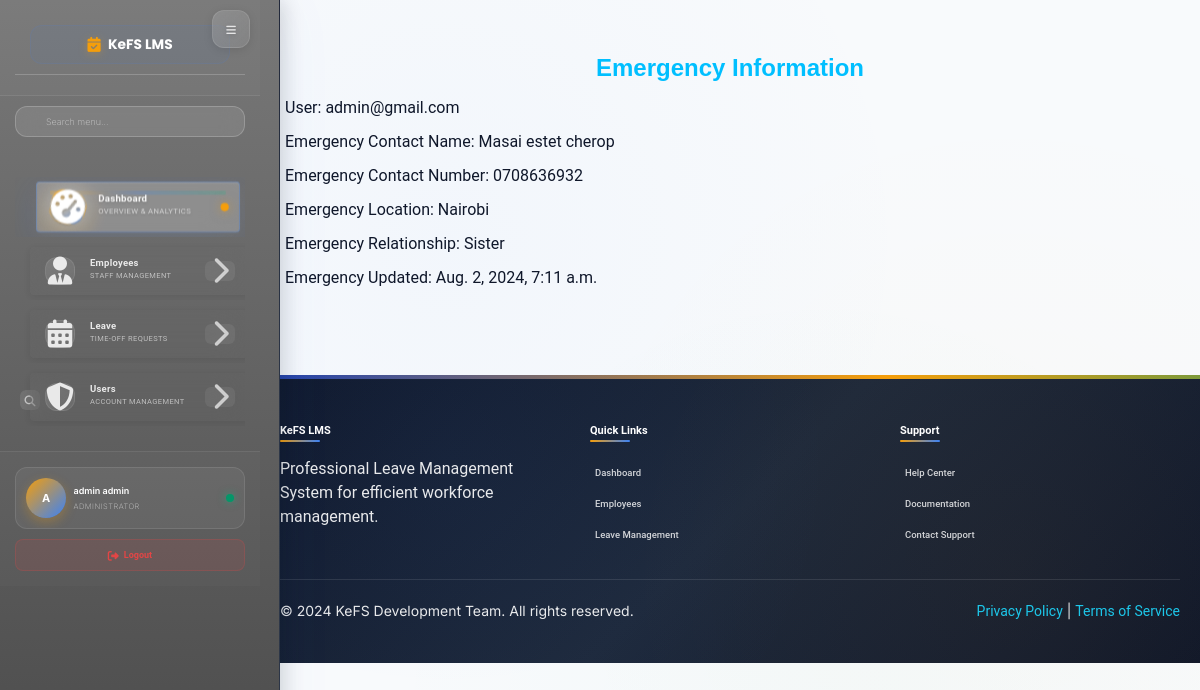
/dashboard/emergency/ (signed in), run on an earlier commit of the app's database.
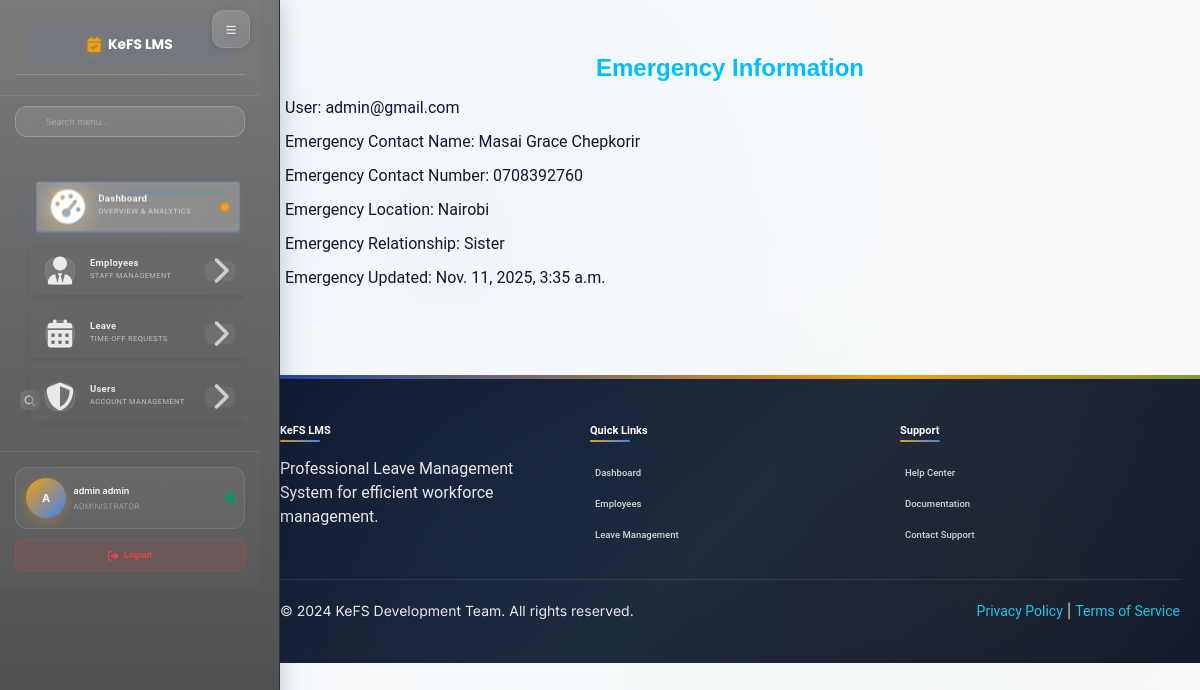
And on a later commit of the database.
### employee/models.py (models this page shows, shortened)
class Emergency(models.Model):
    user = models.ForeignKey(settings.AUTH_USER_MODEL, on_delete=models.CASCADE)
    employee = models.ForeignKey(Employee, on_delete=models.CASCADE)  # Assuming you have an Employee model
    fullname = models.CharField(max_length=100, blank=True)
    tel = models.CharField(max_length=20, blank=True)
    location = models.CharField(max_length=255, blank=True)
    relationship = models.CharField(max_length=100, blank=True)
    updated = models.DateTimeField(auto_now=True)

class CustomUser(AbstractUser): #auth_base.AbstractBaseUser
    HR = 1
    SUPERVISOR = 2
    USER = 3
    ROLE_CHOICES = (
        (HR, 'hr'),
        (SUPERVISOR, 'supervisor'),
        (USER, 'user'),
    )
    first_name = models.CharField(max_length=100)
    last_name = models.CharField(max_length=100)
    username = models.CharField(max_length=100)
    email = models.EmailField(unique=True)
    phone_number = models.CharField(max_length=100)
    role = models.PositiveSmallIntegerField(choices=ROLE_CHOICES, blank=True, null=True)
    date_joined = models.DateTimeField(auto_now_add=True)
    last_login = models.DateTimeField(auto_now=True)
    created_date = models.DateField(auto_now_add=True)
    modified_date = models.DateField(auto_now=True)
    is_active = models.BooleanField(default=False)
    is_admin = models.BooleanField(default=False)
    is_superuser = models.BooleanField(default=False)
    is_staff = models.BooleanField(default=False)
    objects = UserManager()
    USERNAME_FIELD = 'email'
    REQUIRED_FIELDS = ['username', 'first_name', 'last_name']
    def __str__(self):
        return self.email

### dashboard/views.py (the view)
# urls.py: path('emergency/', views.dashboard_emergency, name='emergency'),  # URL for viewing emergency information
@login_required
def dashboard_emergency(request):
    emergency_info = Emergency.objects.filter(user=request.user).first()
    if emergency_info:
        dataset = {'emergency_info': emergency_info, 'title': 'Emergency Information'}
        return render(request, 'dashboard/emergency_detail.html', dataset)
    else:
        messages.error(request, 'Emergency information not found for the current user.',
                       extra_tags='alert alert-warning alert-dismissible show')
        return redirect('dashboard:emergency_create')

### templates/dashboard/emergency_detail.html (shortened to what this page needs)
{% extends '_layout.html' %}
{% load crispy_forms_tags %}
{% block content %}
<!DOCTYPE html>
<html lang="en">
<head>
</head>
<body>
<h1 style="color: deepskyblue; font-family: Arial, sans-serif; font-size: 24px; font-weight: bold; text-align: center;">Emergency Information</h1>
    {% if emergency_info %}
        <p>User: {{ emergency_info.user }}</p>
        <p>Emergency Contact Name: {{ emergency_info.fullname }}</p>
        <p>Emergency Contact Number: {{ emergency_info.tel }}</p>
        <p>Emergency Location: {{ emergency_info.location }}</p>
        <p>Emergency Relationship: {{ emergency_info.relationship }}</p>
        <p>Emergency Updated: {{ emergency_info.updated }}</p>
    {% else %}
        <p>No emergency information found for the current user.</p>
    {% endif %}
</body>
</html>
{% endblock %}

What changed in the data, as far as the page shows it:
changed Emergency "Nairobi": fullname "Masai estet cherop" → "Masai Grace Chepkorir"; tel "0708636932" → "0708392760"; updated "Aug. 2, 2024, 7:11 a.m." → "Nov. 11, 2025, 3:35 a.m."
